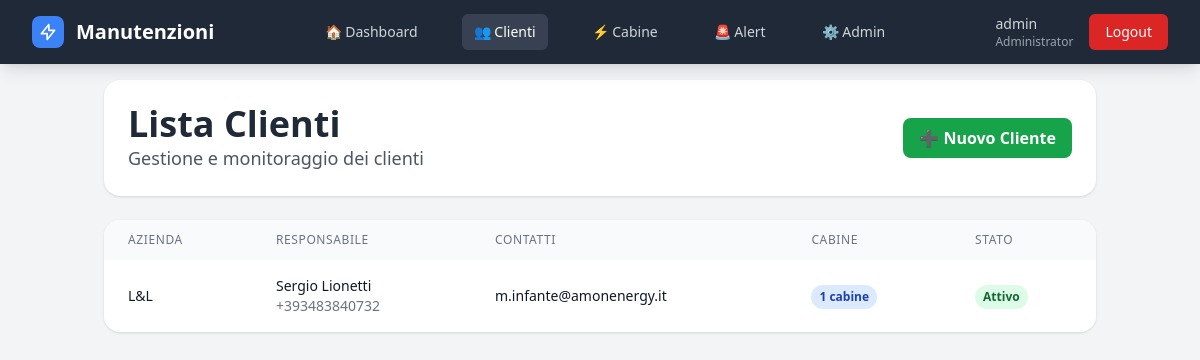
The page /clienti/ (signed in) on the database its author committed.
### gestione/models.py (models this page shows, shortened)
class User(AbstractUser):
    RUOLI_CHOICES = [
        ('Administrator', 'Administrator'),
        ('Controlroom', 'Controlroom'),
        ('Operatore', 'Operatore'),
    ]
    ruolo = models.CharField(max_length=20, choices=RUOLI_CHOICES, default='Operatore')
    def is_administrator(self):
        return self.is_superuser or self.ruolo == 'Administrator'

class Cliente(models.Model):
    nome_azienda = models.CharField(max_length=200, verbose_name="Nome Azienda")
    responsabile = models.CharField(max_length=100, verbose_name="Responsabile")
    telefono_responsabile = models.CharField(max_length=20, verbose_name="Tel. Responsabile")
    email = models.EmailField(verbose_name="Email")
    email2 = models.EmailField(blank=True, verbose_name="Email 2")
    note = models.TextField(blank=True, verbose_name="Note")
    attivo = models.BooleanField(default=True, verbose_name="Attivo")
    data_creazione = models.DateTimeField(auto_now_add=True)
    data_modifica = models.DateTimeField(auto_now=True)
    def numero_cabine(self):
        return self.cabine.filter(attiva=True).count()
    class Meta:
        verbose_name = "Cliente"
        verbose_name_plural = "Clienti"
        ordering = ['nome_azienda']

### gestione/views.py (the view)
# urls.py: path('clienti/', views.lista_clienti, name='lista_clienti'),
@login_required
def lista_clienti(request):
    clienti = Cliente.objects.filter(attivo=True).order_by('nome_azienda')
    return render(request, 'clienti/lista.html', {'clienti': clienti})

### gestione/context_processors.py (called while the page is built)
def alert_count(request):
    if not request.user.is_authenticated:
        return {'alert_count': 0}
    alert_cabine = 0
    for cabina in Cabina.objects.filter(attiva=True):
        stato = cabina.stato_manutenzione_ordinaria()
        if stato in ['scaduta', 'in_scadenza']:
            alert_cabine += 1
    alert_componenti = 0
    for componente in Componente.objects.filter(attivo=True):
        stato = componente.stato_manutenzione()
        if stato in ['scaduta', 'in_scadenza']:
            alert_componenti += 1
    total_alert = alert_cabine + alert_componenti
    return {
        'alert_count': total_alert,
        'alert_critici': alert_cabine,
        'alert_componenti': alert_componenti,
    }

### gestione/models.py (called while the page is built)
    def prossima_manutenzione_ordinaria(self):
        prossima = self.manutenzioni.filter(
            stato='programmata',
            tipo__in=['semestrale', 'annuale']
        ).order_by('data_programmata').first()
        return prossima.data_programmata if prossima else None

    def giorni_alla_manutenzione_ordinaria(self):
        prossima = self.prossima_manutenzione_ordinaria()
        if prossima:
            delta = prossima - timezone.now().date()
            return delta.days
        return None

    def stato_manutenzione_ordinaria(self):
        giorni = self.giorni_alla_manutenzione_ordinaria()
        if giorni is None:
            return 'nessuna_programmata'
        elif giorni < 0:
            return 'scaduta'
        elif giorni <= 30:
            return 'in_scadenza'
        else:
            return 'ok'

### templates/clienti/lista.html (shortened to what this page needs)
{% extends 'base.html' %}
{% block content %}
<div class="max-w-xl md:max-w-5xl mx-auto px-4 pt-4 pb-24 md:pb-8">
  <section class="bg-white shadow rounded-2xl p-4 md:p-6 mb-4 md:mb-6">
    <div class="flex flex-col gap-3 sm:flex-row sm:items-center sm:justify-between">
      <div class="min-w-0">
        <h1 class="text-2xl md:text-4xl font-bold text-gray-800">Lista Clienti</h1>
        <p class="text-gray-600 text-base md:text-lg">Gestione e monitoraggio dei clienti</p>
      </div>
      {% if user.is_administrator or user.is_controlroom %}
      <a href="{% url 'crea_cliente' %}"
         class="hidden md:inline-flex items-center gap-2 bg-green-600 hover:bg-green-700
                text-white font-semibold px-4 py-2 rounded-lg shadow-sm">
        ➕ Nuovo Cliente
      </a>
      {% endif %}
    </div>
  </section>
  <section class="hidden md:block bg-white shadow rounded-2xl overflow-hidden" >
    <div class="overflow-x-auto">
      <table class="min-w-full">
        <thead class="bg-gray-50">
          <tr>
            <th class="px-6 py-3 text-left text-xs font-medium text-gray-500 uppercase tracking-wider">Azienda</th>
            <th class="px-6 py-3 text-left text-xs font-medium text-gray-500 uppercase tracking-wider">Responsabile</th>
            <th class="px-6 py-3 text-left text-xs font-medium text-gray-500 uppercase tracking-wider">Contatti</th>
            <th class="px-6 py-3 text-left text-xs font-medium text-gray-500 uppercase tracking-wider">Cabine</th>
            <th class="px-6 py-3 text-left text-xs font-medium text-gray-500 uppercase tracking-wider">Stato</th>
          </tr>
        </thead>
        <tbody class="bg-white divide-y divide-gray-200">
          {% for cliente in clienti %}
          <tr class="hover:bg-gray-50 cursor-pointer" onclick="window.location='{% url 'dettaglio_cliente' cliente.id %}'">
            <td class="px-6 py-4 whitespace-nowrap">
              <div class="text-sm font-medium text-gray-900">{{ cliente.nome_azienda }}</div>
            </td>
            <td class="px-6 py-4 whitespace-nowrap">
              <div class="text-sm text-gray-900">{{ cliente.responsabile }}</div>
              <div class="text-sm text-gray-500">{{ cliente.telefono_responsabile }}</div>
            </td>
            <td class="px-6 py-4">
              <div class="text-sm text-gray-900 break-all">{{ cliente.email }}</div>
            </td>
            <td class="px-6 py-4 whitespace-nowrap">
              <span class="inline-flex px-2 py-1 text-xs font-semibold rounded-full bg-blue-100 text-blue-800">
                {{ cliente.numero_cabine }} cabine
              </span>
            </td>
            <td class="px-6 py-4 whitespace-nowrap">
              {% if cliente.attivo %}
                <span class="inline-flex px-2 py-1 text-xs font-semibold rounded-full bg-green-100 text-green-800">Attivo</span>
              {% else %}
                <span class="inline-flex px-2 py-1 text-xs font-semibold rounded-full bg-red-100 text-red-800">Inattivo</span>
              {% endif %}
            </td>
          </tr>
          {% empty %}
          <tr>
            <td colspan="6" class="px-6 py-4 text-center text-gray-500">Nessun cliente trovato</td>
          </tr>
          {% endfor %}
        </tbody>
      </table>
    </div>
  </section>
</div>
{% endblock %}

### templates/base.html (shortened to what this page needs)
<!DOCTYPE html>
<html lang="it">
<head>
    <script src="https://cdn.tailwindcss.com"></script>
</head>
<body class="bg-gray-100 min-h-screen">
    {% if user.is_authenticated %}
    <nav class="bg-primary shadow-lg fixed w-full top-0 z-50">
        <div class="max-w-7xl mx-auto px-4 sm:px-6 lg:px-8">
            <div class="flex justify-between h-16">
                <div class="flex items-center">
                    <div class="flex-shrink-0">
                        <a href="{% url 'dashboard' %}" class="flex items-center">
                            <div class="w-8 h-8 bg-blue-500 rounded-lg flex items-center justify-center mr-3">
                                <svg class="w-5 h-5 text-white" fill="none" stroke="currentColor" viewBox="0 0 24 24">
                                    <path stroke-linecap="round" stroke-linejoin="round" stroke-width="2"
                                        d="M13 10V3L4 14h7v7l9-11h-7z"></path>
                                </svg>
                            </div>
                            <span class="text-white text-xl font-bold">Manutenzioni</span>
                        </a>
                    </div>
                </div>
                <div class="hidden md:flex items-center space-x-8">
                    <a href="{% url 'dashboard' %}"
                        class="text-gray-300 hover:text-white px-3 py-2 rounded-md text-sm font-medium transition-colors
                              {% if request.resolver_match.url_name == 'dashboard' %}bg-secondary text-white{% endif %}">
                        🏠 Dashboard
                    </a>
                    <a href="{% url 'lista_clienti' %}" class="text-gray-300 hover:text-white px-3 py-2 rounded-md text-sm font-medium transition-colors
                              {% if 'clienti' in request.resolver_match.url_name %}bg-secondary text-white{% endif %}">
                        👥 Clienti
                    </a>
                    <a href="{% url 'lista_cabine' %}" class="text-gray-300 hover:text-white px-3 py-2 rounded-md text-sm font-medium transition-colors
                              {% if 'cabine' in request.resolver_match.url_name %}bg-secondary text-white{% endif %}">
                        ⚡ Cabine
                    </a>
                    <a href="{% url 'lista_alert' %}" class="text-gray-300 hover:text-white px-3 py-2 rounded-md text-sm font-medium transition-colors relative
          {% if request.resolver_match.url_name == 'lista_alert' %}bg-secondary text-white{% endif %}">
                        🚨 Alert
                    </a>
                    {% if user.is_administrator %}
                    <a href="/admin/"
                        class="text-gray-300 hover:text-white px-3 py-2 rounded-md text-sm font-medium transition-colors">
                        ⚙️ Admin
                    </a>
                    {% endif %}
                </div>
                <div class="hidden md:flex items-center space-x-4">
                    <div class="text-gray-300 text-sm">
                        <span class="font-medium">{{ user.get_full_name|default:user.username }}</span>
                        <span class="text-xs block text-gray-400">
                            {% if user.is_administrator %}Administrator
                            {% elif user.is_controlroom %}Control Room
                            {% elif user.is_operatore %}Operatore
                            {% endif %}
                        </span>
                    </div>
                    <a href="{% url 'logout' %}"
                        class="bg-red-600 hover:bg-red-700 text-white px-4 py-2 rounded-md text-sm font-medium transition-colors">
                        Logout
                    </a>
                </div>
            </div>
        </div>
    </nav>
    {% endif %}
    <main class="{% if user.is_authenticated %}pt-16{% endif %}">
        {% block content %}
        {% endblock %}
    </main>
</body>
</html>

### rows shown on the page
User: get_full_name "admin"
Cliente: nome_azienda "L&L", responsabile "Sergio Lionetti", telefono_responsabile "+393483840732", email "m.infante@amonenergy.it", numero_cabine "1", attivo "Attivo"
